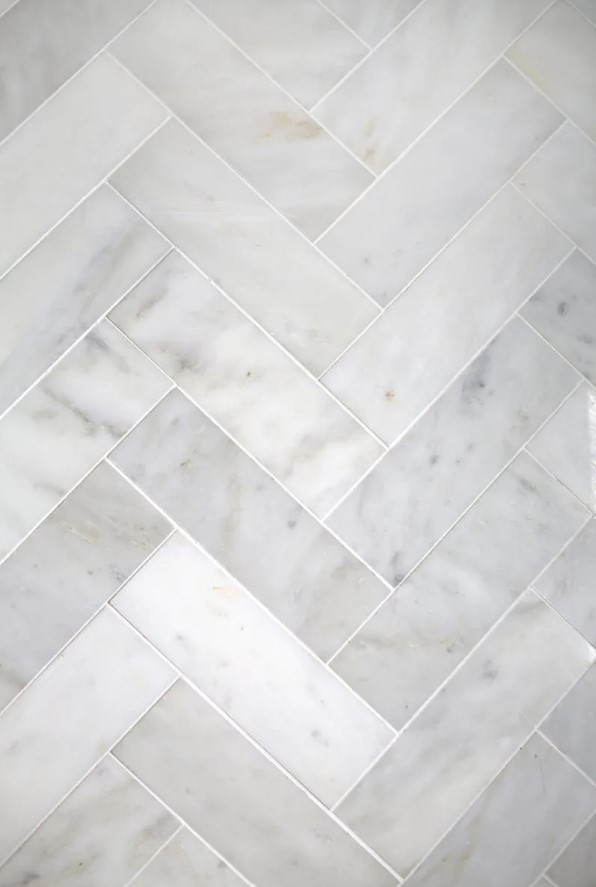
%> input picture Environment/Floor.jpg, 596 x 887 px
$ octave environmenttest.m   (GNU Octave 9; MATLAB toolbox functions it lacks are replaced by stand-ins)
%> lines starting %> are read from the running program, lines starting %| are printed output that depends on the picture
%% Environment Test

        % GripperBase0;LeftHand;RightHand;robot;robot2;                      % Tag Name for 2 Robot Arms and Gripper
        % Can;Can_vert;Can_transf;Cap;Cap_vert;Cap_transf;                   % Tag Name for Can And Cap
        % qDest = [];                                                        % Joints Stage at destination
        % qMatrix = [];matrix_signal;                                        % Matrix of Joints Stages - matrix_signal: 0 (Cant Found) - 1 (Found)
        % collision_signal;                                                  % Signal for collision detection: 0 (Not Collided) - 1 (Collided)
        % gripper_signal;                                                    % Signal for gripper stage: 0 (Close) - 1 (Open)
        % object_pos;object_index;                                           % Position of each objects and current object index
        % target_pos;destination_pos;target_ori                              % Position and Orientation of the current target
        % can_attached;                                                      % Indicate the status of the current object which is grab by the Gripper or not (True - False)
        % stop_signal = false;                                               % E-Stop Signal: true(Stop)-false(Run)
        % handles;                                                           % Information Storage for the GUI
        % cur_state;cur_step;                                                % Indicate the current stage and step
        % smart_feature;
        % Barrier;Barrier_vert;Barrier_transf

close all

%% Walls %%

surf([-6,-6;6,6],[-4,4;-4,4],[0,0;0,0],'CData',imread('Floor.jpg'),'FaceColor','texturemap','FaceLighting','none');
hold on
surf([6,6;6,6],[-4,4;-4,4],[0,0;3,3],'CData',imread('Wall.jpg'),'FaceColor','texturemap');
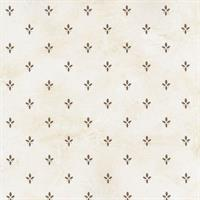
%> input picture Environment/Wall.jpg, 200 x 200 px
hold on
surf([-6,6;-6,6],[4,4;4,4],[3,3;0,0],'CData',imread('WallWW.jpg'),'FaceColor','texturemap');
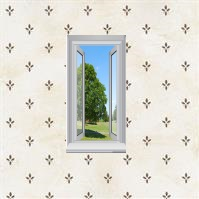
%> input picture Environment/WallWW.jpg, 199 x 199 px
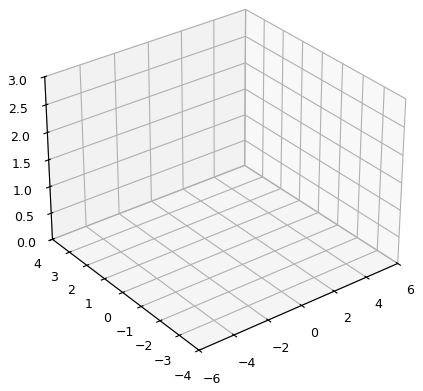
%> figure redrawn from the program's plot data
hold on

%> (the run ends here)
